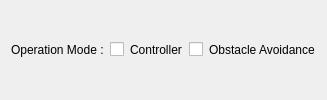
      <widget class="QWidget" name="radio_btn_widget" native="true">
       <property name="sizePolicy">
        <sizepolicy hsizetype="Preferred" vsizetype="Preferred">
         <horstretch>1</horstretch>
         <verstretch>0</verstretch>
        </sizepolicy>
       </property>
       <property name="styleSheet">
        <string notr="true">border-left-color: rgb(135, 135, 135);</string>
       </property>
       <layout class="QHBoxLayout" name="horizontalLayout_4">
        <item>
         <widget class="QLabel" name="label_35">
          <property name="sizePolicy">
           <sizepolicy hsizetype="Preferred" vsizetype="Preferred">
            <horstretch>1</horstretch>
            <verstretch>0</verstretch>
           </sizepolicy>
          </property>
          <property name="text">
           <string>Operation Mode :</string>
          </property>
         </widget>
        </item>
        <item>
         <widget class="QCheckBox" name="checkBox_2">
          <property name="sizePolicy">
           <sizepolicy hsizetype="Minimum" vsizetype="Fixed">
            <horstretch>1</horstretch>
            <verstretch>0</verstretch>
           </sizepolicy>
          </property>
          <property name="text">
           <string>Controller</string>
          </property>
         </widget>
        </item>
        <item>
         <widget class="QCheckBox" name="checkBox">
          <property name="sizePolicy">
           <sizepolicy hsizetype="Minimum" vsizetype="Fixed">
            <horstretch>1</horstretch>
            <verstretch>0</verstretch>
           </sizepolicy>
          </property>
          <property name="text">
           <string>Obstacle Avoidance</string>
          </property>
         </widget>
        </item>
       </layout>
      </widget>
